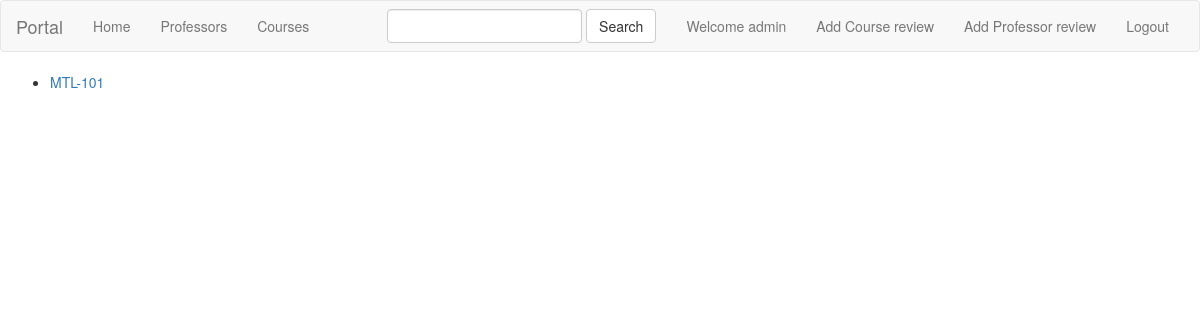
The app's page /courses/ (signed in), older data.
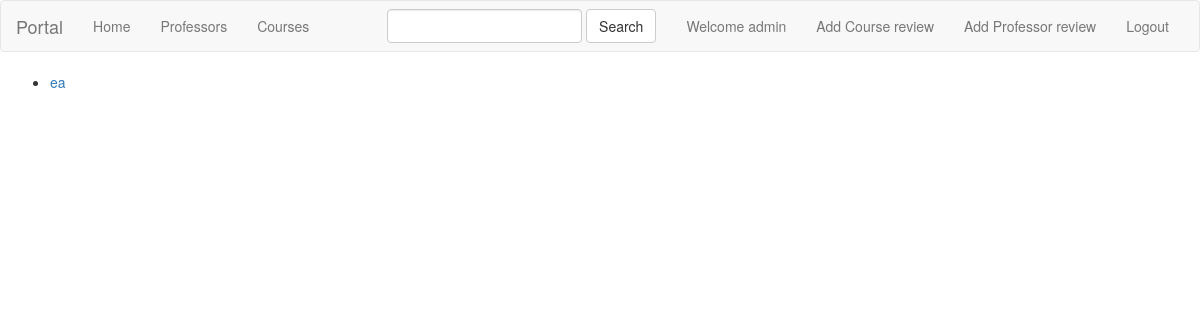
The same page, newer data.
### courses/models.py (models this page shows, shortened)
class Course(models.Model):
    name = models.CharField(max_length=100)
    department = models.CharField(max_length=100)

### courses/views.py (the view)
class IndexView(generic.ListView):
    template_name = 'courses/index.html'
    context_object_name = 'all_courses'
    def get_queryset(self):
        return Course.objects.all()

### courses/templates/courses/index.html
{% extends 'root/base.html' %}
{% block body %}
<ul>
    {% for course in all_courses %}
        <li><a href="{% url 'courses:detail' course.id %}"> {{ course.name }} </a></li>
    {% endfor %}
</ul>
{% endblock %}

Row changes from the older to the newer data that the page shows:
changed Course: name "MTL-101" → "ea"
